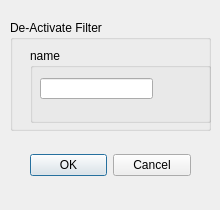
<?xml version="1.0" encoding="UTF-8"?>
<ui version="4.0">
 <class>FilterDialog</class>
 <widget class="QDialog" name="FilterDialog">
  <property name="windowModality">
   <enum>Qt::WindowModal</enum>
  </property>
  <property name="enabled">
   <bool>true</bool>
  </property>
  <property name="geometry">
   <rect>
    <x>0</x>
    <y>0</y>
    <width>220</width>
    <height>210</height>
   </rect>
  </property>
  <property name="maximumSize">
   <size>
    <width>16777215</width>
    <height>16777215</height>
   </size>
  </property>
  <property name="windowTitle">
   <string>Apply Filter</string>
  </property>
  <property name="modal">
   <bool>false</bool>
  </property>
  <widget class="QDialogButtonBox" name="buttonBox">
   <property name="geometry">
    <rect>
     <x>30</x>
     <y>140</y>
     <width>161</width>
     <height>51</height>
    </rect>
   </property>
   <property name="orientation">
    <enum>Qt::Horizontal</enum>
   </property>
   <property name="standardButtons">
    <set>QDialogButtonBox::Cancel|QDialogButtonBox::Ok</set>
   </property>
  </widget>
  <widget class="QGroupBox" name="groupBox">
   <property name="geometry">
    <rect>
     <x>10</x>
     <y>20</y>
     <width>201</width>
     <height>111</height>
    </rect>
   </property>
   <property name="title">
    <string>De-Activate Filter</string>
   </property>
   <widget class="QWidget" name="gridLayoutWidget">
    <property name="geometry">
     <rect>
      <x>20</x>
      <y>20</y>
      <width>181</width>
      <height>91</height>
     </rect>
    </property>
    <layout class="QGridLayout" name="gridLayout" rowstretch="0,0">
     <property name="sizeConstraint">
      <enum>QLayout::SetMinimumSize</enum>
     </property>
     <item row="1" column="0">
      <widget class="QGroupBox" name="groupBox_4">
       <property name="maximumSize">
        <size>
         <width>16777215</width>
         <height>75</height>
        </size>
       </property>
       <property name="title">
        <string>name</string>
       </property>
       <widget class="QLineEdit" name="nameLine">
        <property name="geometry">
         <rect>
          <x>10</x>
          <y>30</y>
          <width>113</width>
          <height>21</height>
         </rect>
        </property>
        <property name="alignment">
         <set>Qt::AlignLeading|Qt::AlignLeft|Qt::AlignVCenter</set>
        </property>
       </widget>
      </widget>
     </item>
    </layout>
   </widget>
  </widget>
 </widget>
 <resources/>
 <connections>
  <connection>
   <sender>buttonBox</sender>
   <signal>accepted()</signal>
   <receiver>FilterDialog</receiver>
   <slot>accept()</slot>
   <hints>
    <hint type="sourcelabel">
     <x>248</x>
     <y>254</y>
    </hint>
    <hint type="destinationlabel">
     <x>157</x>
     <y>274</y>
    </hint>
   </hints>
  </connection>
  <connection>
   <sender>buttonBox</sender>
   <signal>rejected()</signal>
   <receiver>FilterDialog</receiver>
   <slot>reject()</slot>
   <hints>
    <hint type="sourcelabel">
     <x>316</x>
     <y>260</y>
    </hint>
    <hint type="destinationlabel">
     <x>286</x>
     <y>274</y>
    </hint>
   </hints>
  </connection>
 </connections>
</ui>
